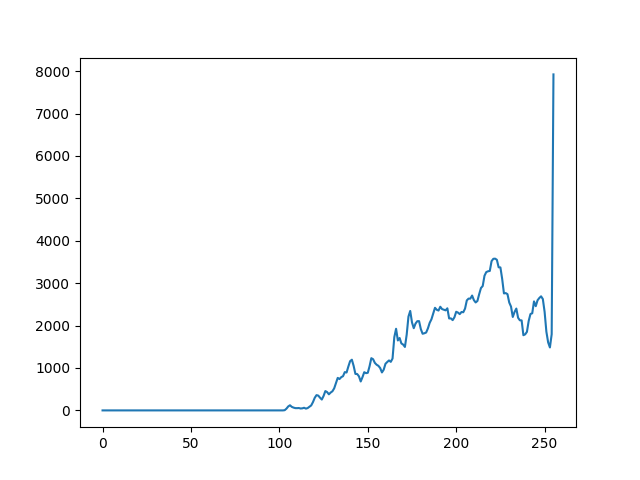
#> input picture Practicas/Practica2/HistoOriginal.png, 640 x 480 px
$ python Practica2.py
#> lines starting #> are read from the running program, lines starting #| are printed output that depends on the picture
#> the answer given: ../../Practicas/Practica2/HistoOriginal.png
#> the answer given: 1
from PIL import Image, ImageOps
import time
import numpy as np
from matplotlib import pyplot as plt

# [98 lines left out: functions desplazar, ecualizar, expandir, not called in this run]

def contraer(imagen):
    tiempo_de_inicio = time.time() # Cuenta los segundos de ejecucion"""
    #ruta = ("C:/Users/georg/Desktop/ESCOM/6to. Semestre/AnalisisImagenes/Practicas/Practica2/" + imagen) #Concatena la ruta de la carpeta
    imagen = Image.open(imagen) #Para buscar la imagen"""
#> imagen is the input picture: PIL image 640x480 RGBA; mean R, G, B, A 250.5, 251.2, 251.6, 255
    imagen.show()
    Histograma(imagen)
    imagen3 = imagen
    maxi=0
    mini=300
    i = 0
    while i < imagen3.size[0]:
        j = 0
        while j < imagen3.size[1]:
            maximo = max(imagen3.getpixel((i,j)))
            minimo = min(imagen3.getpixel((i,j)))
            if maximo >= maxi:
                maxi = maximo
            if minimo <= mini:
                mini = minimo
            j+=1
        i+=1

    i = 0
    while i < imagen3.size[0]:
        j = 0
        while j < imagen3.size[1]:
            origenr, origeng, origenb = imagen3.getpixel((i,j))
            prom=(origenr+origenb+origeng)/3
            prom=int(prom)
            final=(((255-0)/(maxi-mini))*(prom-mini)+0)
            final = int (final)
            pixel = tuple ([final,final,final])
            imagen3.putpixel((i,j), pixel)
            j+=1
        i+=1
    imagen3.show()
    size = (imagen3.size[0],imagen3.size[1])
    nueva = Image.new('RGB',size,"white")
    nueva.paste(imagen3,(0,0))
    nueva.save("contraer.png")
    Histograma(imagen3)
    print("El nivel maximo de gris es: ", maxi)
    print("El nivel minimo de gris es: ", mini)
    tiempo_de_terminacion = time.time() #Marca la finalizacion del programa"""
    print ("Abrir la imagen tardo: ", tiempo_de_terminacion - tiempo_de_inicio, " segundos")

def Histograma(im):
    im = im.convert('L')
    [ren, col] = im.size
#> ren = 640; col = 480
    total = ren * col
#> total = 307200
    a = np.asarray(im, dtype = np.float32)
    a = a.reshape(1, total)
    a = a.astype(int)
    a = max(a)
    valor = 0
    maxd = max(a)
#> maxd = 255
    grises = maxd
#> grises = 255
    vec = np.zeros(grises + 1)
#> vec = 256 values from 0 to 0
    for i in range(total - 1):
        valor = a[i]
        vec[valor] = vec[valor] + 1
#> after the loop, vec = 256 values, max 295717 at index 255, min 0 at index 42, mean 1200
    plt.plot(vec)
    plt.show()
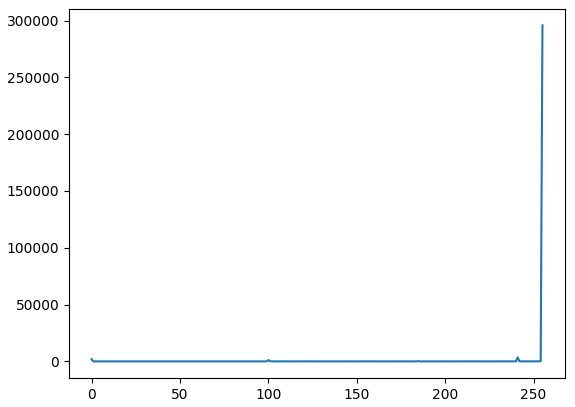
#> figure drawn by matplotlib, 1 panel; curve peaks at x = 255, y = 295717

if __name__ == "__main__":
    nombre = input("Ingresa el nombre de la imagen + extension: ")
    opc = int(input('''

            1. Contraer


            Selecciona alguna de las opciones:
    '''))
    if(opc==1):
        contraer(nombre)
#> after the loop in contraer, `while i < imagen3.size[0]:`: i = 640; maxi = 255; mini = 0
#> (the run stopped early here; a loop or call above may not have finished)

$ run again, on Practicas/Practica2/HistoExpandirContraer.png
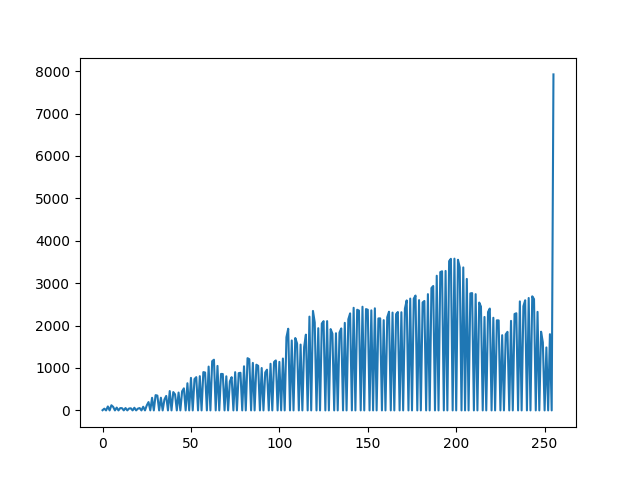
#> input picture Practicas/Practica2/HistoExpandirContraer.png, 640 x 480 px
#> in contraer, imagen is the input picture: PIL image 640x480 RGBA; mean R, G, B, A 234.3, 241.3, 246.2, 255
#> in Histograma, `im = im.convert('L')`:
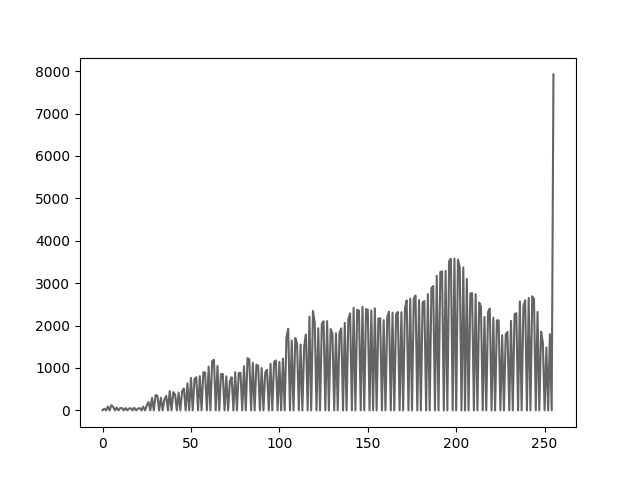
#> im: PIL image 640x480 L; min 0, max 255, mean 239.8
#> maxd = 255
#> after the loop in Histograma, `for i in range(total - 1):`: vec = 256 values, max 268236 at index 255, min 0 at index 42, mean 1200
#> in Histograma, `plt.show()`:
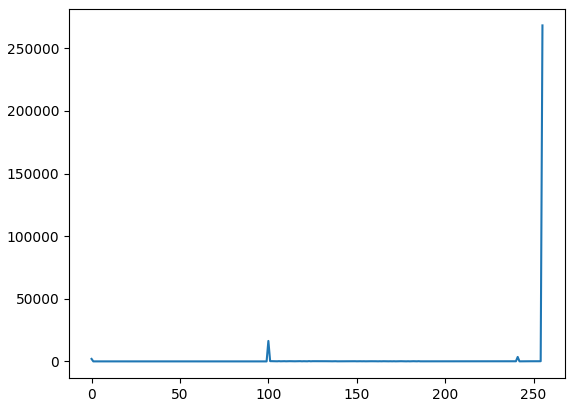
#> figure drawn by matplotlib, 1 panel; curve peaks at x = 255, y = 268236
#> after the loop in contraer, `while i < imagen3.size[0]:`: i = 640; maxi = 255; mini = 0

$ run again, on Practicas/Practica2/HistoExpandirEcualizar.png
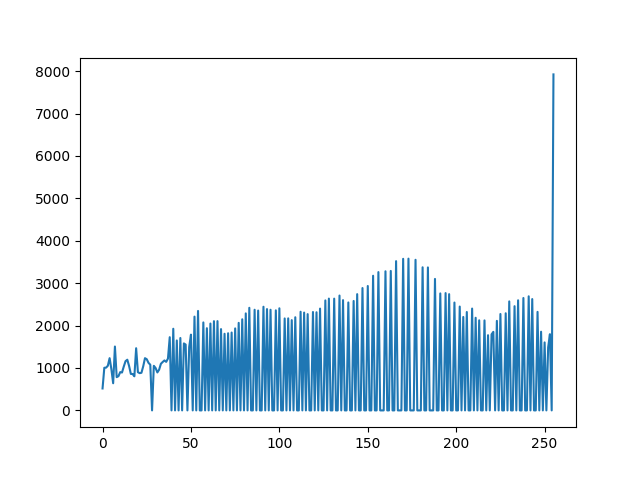
#> input picture Practicas/Practica2/HistoExpandirEcualizar.png, 640 x 480 px
#> in contraer, imagen is the input picture: PIL image 640x480 RGBA; mean R, G, B, A 230.2, 238.8, 244.8, 255
#> in Histograma, `im = im.convert('L')`:
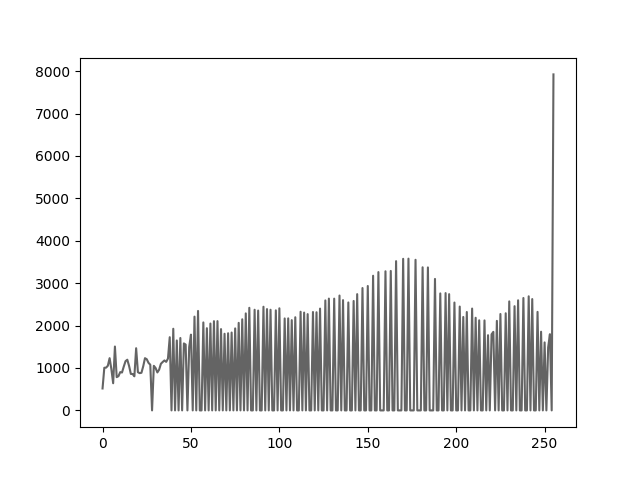
#> im: PIL image 640x480 L; min 0, max 255, mean 237
#> maxd = 255
#> after the loop in Histograma, `for i in range(total - 1):`: vec = 256 values, max 260995 at index 255, min 0 at index 42, mean 1200
#> in Histograma, `plt.show()`:
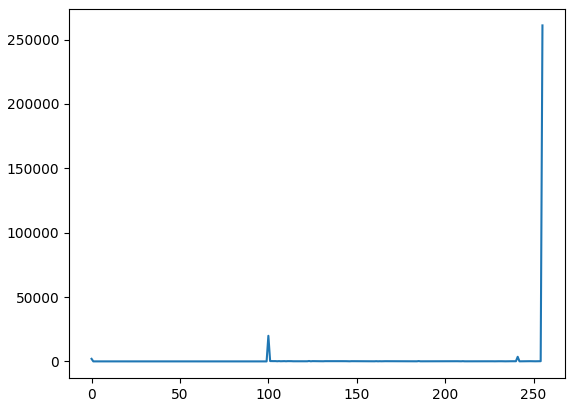
#> figure drawn by matplotlib, 1 panel; curve peaks at x = 255, y = 260995
#> after the loop in contraer, `while i < imagen3.size[0]:`: i = 640; maxi = 255; mini = 0

$ run again, on Practicas/Practica2/HistoExpandirEcualizarDespla-25.png
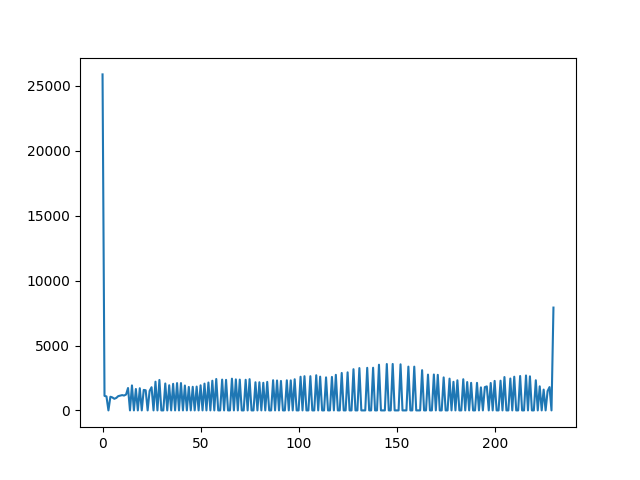
#> input picture Practicas/Practica2/HistoExpandirEcualizarDespla-25.png, 640 x 480 px
#> in contraer, imagen is the input picture: PIL image 640x480 RGBA; mean R, G, B, A 245, 247.9, 250, 255
#> in Histograma, `im = im.convert('L')`:
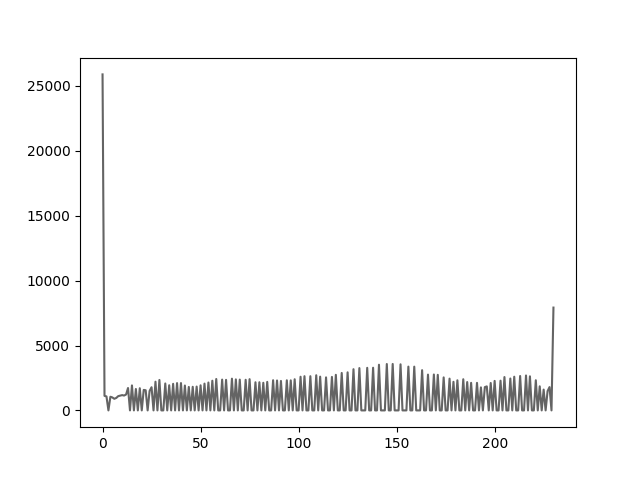
#> im: PIL image 640x480 L; min 0, max 255, mean 247.3
#> maxd = 255
#> after the loop in Histograma, `for i in range(total - 1):`: vec = 256 values, max 286062 at index 255, min 0 at index 32, mean 1200
#> in Histograma, `plt.show()`:
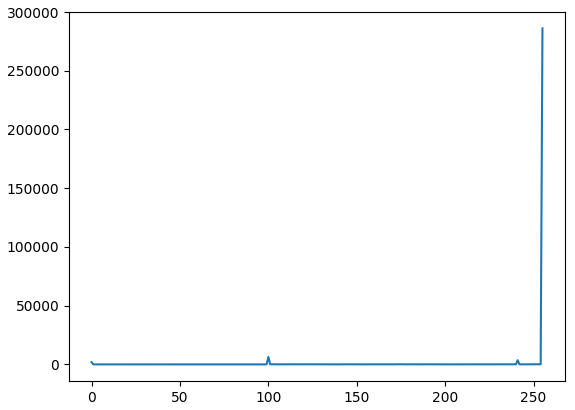
#> figure drawn by matplotlib, 1 panel; curve peaks at x = 255, y = 286062
#> after the loop in contraer, `while i < imagen3.size[0]:`: i = 640; maxi = 255; mini = 0
